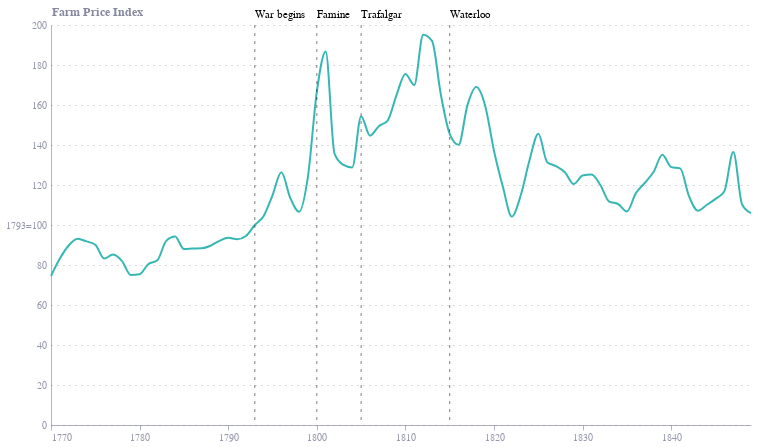

Notebook code for this chart:
### Code cell
# Index each Commodity's 1793 price to 100
#df = pd.read_csv("grain_prices.tsv", sep=" ")
df = pd.read_csv("clarke_2003_britain_prices.csv", sep=" ", encoding="utf-8")
df = df.melt(id_vars=['Year'], var_name='Commodity', value_name='value')
df_1793 = df[df['Year'] == 1793].set_index('Commodity')['value']
df = df.merge(df_1793, on='Commodity', suffixes=('', '_1793'))
df['indexed_value'] = df['value'] / df['value_1793'] * 100
df = df.dropna(subset=['indexed_value'])
df['Year'] = pd.to_datetime(df['Year'], format='%Y')

#df = df[df.Commodity.isin(['Wheat', 'Oats', 'Rye'])]
df =  df[df.Commodity.isin(['Farm_Index'])]


events = [
    {"Year": pd.to_datetime("1793"), "Label": "War begins"},
    # {"Year": pd.to_datetime("1795"), "Label": "Food riots"},
    {"Year": pd.to_datetime("1800"), "Label": "Famine"},
    {"Year": pd.to_datetime("1805"), "Label": "Trafalgar"},
    # {"Year": pd.to_datetime("1806"), "Label": "Continental System"},
    # {"Year": pd.to_datetime("1810"), "Label": "Price peak"},
    {"Year": pd.to_datetime("1815"), "Label": "Waterloo"},
    # {"Year": pd.to_datetime("1816"), "Label": "Year Without\nSummer"},
    # {"Year": pd.to_datetime("1819"), "Label": "Gold Standard debate"}
]

events = pd.DataFrame(events)
events['Label'] = events['Label'].apply(lambda x: x.split('\n'))  

rules = alt.Chart(events).mark_rule(color='rgba(0,0,0,0.5)', strokeDash=[3,5]).encode(
    x='Year:T',
    tooltip='Label:N'
)

text = alt.Chart(events).mark_text(align='left', dx=0, dy=-5, 
                                   baseline='bottom',
                                   angle=0).encode(
    x='Year:T',
    y=alt.value(0),  # Adjust vertical position
    text='Label:N'
)

line = alt.Chart(df).mark_line(
    interpolate='monotone',
    color="#36b7b4"
).encode(
    x=alt.X("Year:T", title=""),
    y=alt.Y("indexed_value:Q",
            axis=alt.Axis(
                labelExpr="(datum.value == 100 ? '1793=100' : datum.label)",
            ),
             title="Farm Price Index"),
    # color=alt.Color("Commodity:N", title="Commodity", scale=alt.Scale()),
)

chart = (line + rules + text).properties(width=700, height=400)
chart.save("clarke_2003_britain_prices.png", scale_factor=2)
chart.save("clarke_2003_britain_prices.json")
chart

### Figure 1 — Vega-Lite specification as saved in the notebook (floating-point values rounded to 4 significant figures)
{"config": {"font": "Circular Std", "mark": {"line": {"interpolate": "monotone"}}, "view": {"stroke": "transparent", "width": 400, "height": 300}, "range": {"category": ["#36B7B4", "#E6224B", "#F4C245", "#0063AF", "#00A767", "#179FDB", "#EB5C2E"], "diverging": ["#E6224B", "#E54753", "#C9C9C9", "#179FDB", "#122B39"], "heatmap": ["#C9C9C9", "#179FDB", "#0063AF", "#122B39"], "ordinal": ["#00A767", "#36B7B4", "#179FDB", "#0063AF", "#243B5A"]}, "axisX": {"domainColor": "#676A86", "domainOpacity": 0.5, "grid": false, "labelAngle": 0, "labelColor": "#676A86", "labelOpacity": 0.7, "orient": "bottom", "tickColor": "#676A86", "tickCount": 10, "tickOpacity": 0.5, "title": false, "titleAlign": "center", "titleAnchor": "middle", "titleColor": "#676A86", "titleFontSize": 12, "titleOpacity": 0.8, "titleY": -15}, "axisY": {"domainColor": "#676A86", "domainOpacity": 0.5, "gridColor": "#676A86", "gridDash": [1, 5], "gridOpacity": 0.5, "labelColor": "#676A86", "labelOpacity": 0.7, "labelPadding": 5, "tickColor": "#676A86", "tickCount": 8, "tickOpacity": 0.5, "ticks": false, "titleAlign": "left", "titleAngle": 0, "titleBaseline": "bottom", "titleColor": "#676A86", "titleFontSize": 12, "titleOpacity": 0.8, "titleX": 0, "titleY": -7}}, "layer": [{"data": {"name": "data-b96afea7182db873762d891d6aab030a"}, "mark": {"type": "line", "color": "#36b7b4", "interpolate": "monotone"}, "encoding": {"x": {"field": "Year", "title": "", "type": "temporal"}, "y": {"axis": {"labelExpr": "(datum.value == 100 ? '1793=100' : datum.label)"}, "field": "indexed_value", "title": "Farm Price Index", "type": "quantitative"}}}, {"data": {"name": "data-6445f8a205a6faa6ce926afbf8574b35"}, "mark": {"type": "rule", "color": "rgba(0,0,0,0.5)", "strokeDash": [3, 5]}, "encoding": {"tooltip": {"field": "Label", "type": "nominal"}, "x": {"field": "Year", "type": "temporal"}}}, {"data": {"name": "data-6445f8a205a6faa6ce926afbf8574b35"}, "mark": {"type": "text", "align": "left", "angle": 0, "baseline": "bottom", "dx": 0, "dy": -5}, "encoding": {"text": {"field": "Label", "type": "nominal"}, "x": {"field": "Year", "type": "temporal"}, "y": {"value": 0}}}], "height": 400, "width": 700, "$schema": "https://vega.github.io/schema/vega-lite/v5.20.1.json", "datasets": {"data-b96afea7182db873762d891d6aab030a": [{"Year": "1770-01-01T00:00:00", "Commodity": "Farm_Index", "value": 58.2, "value_1793": 78.1, "indexed_value": 74.52}, {"Year": "1771-01-01T00:00:00", "Commodity": "Farm_Index", "value": 65.0, "value_1793": 78.1, "indexed_value": 83.23}, {"Year": "1772-01-01T00:00:00", "Commodity": "Farm_Index", "value": 70.1, "value_1793": 78.1, "indexed_value": 89.76}, {"Year": "1773-01-01T00:00:00", "Commodity": "Farm_Index", "value": 72.7, "value_1793": 78.1, "indexed_value": 93.09}, {"Year": "1774-01-01T00:00:00", "Commodity": "Farm_Index", "value": 71.7, "value_1793": 78.1, "indexed_value": 91.81}, {"Year": "1775-01-01T00:00:00", "Commodity": "Farm_Index", "value": 70.4, "value_1793": 78.1, "indexed_value": 90.14}, {"Year": "1776-01-01T00:00:00", "Commodity": "Farm_Index", "value": 65.0, "value_1793": 78.1, "indexed_value": 83.23}, {"Year": "1777-01-01T00:00:00", "Commodity": "Farm_Index", "value": 66.6, "value_1793": 78.1, "indexed_value": 85.28}, {"Year": "1778-01-01T00:00:00", "Commodity": "Farm_Index", "value": 64.1, "value_1793": 78.1, "indexed_value": 82.07}, {"Year": "1779-01-01T00:00:00", "Commodity": "Farm_Index", "value": 58.6, "value_1793": 78.1, "indexed_value": 75.03}, {"Year": "1780-01-01T00:00:00", "Commodity": "Farm_Index", "value": 58.9, "value_1793": 78.1, "indexed_value": 75.42}, {"Year": "1781-01-01T00:00:00", "Commodity": "Farm_Index", "value": 62.9, "value_1793": 78.1, "indexed_value": 80.54}, {"Year": "1782-01-01T00:00:00", "Commodity": "Farm_Index", "value": 64.3, "value_1793": 78.1, "indexed_value": 82.33}, {"Year": "1783-01-01T00:00:00", "Commodity": "Farm_Index", "value": 71.9, "value_1793": 78.1, "indexed_value": 92.06}, {"Year": "1784-01-01T00:00:00", "Commodity": "Farm_Index", "value": 73.6, "value_1793": 78.1, "indexed_value": 94.24}, {"Year": "1785-01-01T00:00:00", "Commodity": "Farm_Index", "value": 68.7, "value_1793": 78.1, "indexed_value": 87.96}, {"Year": "1786-01-01T00:00:00", "Commodity": "Farm_Index", "value": 68.9, "value_1793": 78.1, "indexed_value": 88.22}, {"Year": "1787-01-01T00:00:00", "Commodity": "Farm_Index", "value": 69.0, "value_1793": 78.1, "indexed_value": 88.35}, {"Year": "1788-01-01T00:00:00", "Commodity": "Farm_Index", "value": 70.0, "value_1793": 78.1, "indexed_value": 89.63}, {"Year": "1789-01-01T00:00:00", "Commodity": "Farm_Index", "value": 71.9, "value_1793": 78.1, "indexed_value": 92.06}, {"Year": "1790-01-01T00:00:00", "Commodity": "Farm_Index", "value": 73.1, "value_1793": 78.1, "indexed_value": 93.6}, {"Year": "1791-01-01T00:00:00", "Commodity": "Farm_Index", "value": 72.5, "value_1793": 78.1, "indexed_value": 92.83}, {"Year": "1792-01-01T00:00:00", "Commodity": "Farm_Index", "value": 73.8, "value_1793": 78.1, "indexed_value": 94.49}, {"Year": "1793-01-01T00:00:00", "Commodity": "Farm_Index", "value": 78.1, "value_1793": 78.1, "indexed_value": 100.0}, {"Year": "1794-01-01T00:00:00", "Commodity": "Farm_Index", "value": 81.6, "value_1793": 78.1, "indexed_value": 104.5}, {"Year": "1795-01-01T00:00:00", "Commodity": "Farm_Index", "value": 89.7, "value_1793": 78.1, "indexed_value": 114.9}, {"Year": "1796-01-01T00:00:00", "Commodity": "Farm_Index", "value": 98.7, "value_1793": 78.1, "indexed_value": 126.4}, {"Year": "1797-01-01T00:00:00", "Commodity": "Farm_Index", "value": 88.7, "value_1793": 78.1, "indexed_value": 113.6}, {"Year": "1798-01-01T00:00:00", "Commodity": "Farm_Index", "value": 83.3, "value_1793": 78.1, "indexed_value": 106.7}, {"Year": "1799-01-01T00:00:00", "Commodity": "Farm_Index", "value": 97.1, "value_1793": 78.1, "indexed_value": 124.3}, {"Year": "1800-01-01T00:00:00", "Commodity": "Farm_Index", "value": 130.1, "value_1793": 78.1, "indexed_value": 166.6}, {"Year": "1801-01-01T00:00:00", "Commodity": "Farm_Index", "value": 145.9, "value_1793": 78.1, "indexed_value": 186.8}, {"Year": "1802-01-01T00:00:00", "Commodity": "Farm_Index", "value": 106.0, "value_1793": 78.1, "indexed_value": 135.7}, {"Year": "1803-01-01T00:00:00", "Commodity": "Farm_Index", "value": 101.6, "value_1793": 78.1, "indexed_value": 130.1}, {"Year": "1804-01-01T00:00:00", "Commodity": "Farm_Index", "value": 100.6, "value_1793": 78.1, "indexed_value": 128.8}, {"Year": "1805-01-01T00:00:00", "Commodity": "Farm_Index", "value": 120.6, "value_1793": 78.1, "indexed_value": 154.4}, {"Year": "1806-01-01T00:00:00", "Commodity": "Farm_Index", "value": 113.0, "value_1793": 78.1, "indexed_value": 144.7}, {"Year": "1807-01-01T00:00:00", "Commodity": "Farm_Index", "value": 116.7, "value_1793": 78.1, "indexed_value": 149.4}, {"Year": "1808-01-01T00:00:00", "Commodity": "Farm_Index", "value": 118.9, "value_1793": 78.1, "indexed_value": 152.2}, {"Year": "1809-01-01T00:00:00", "Commodity": "Farm_Index", "value": 128.9, "value_1793": 78.1, "indexed_value": 165.0}, {"Year": "1810-01-01T00:00:00", "Commodity": "Farm_Index", "value": 137.1, "value_1793": 78.1, "indexed_value": 175.5}, {"Year": "1811-01-01T00:00:00", "Commodity": "Farm_Index", "value": 132.8, "value_1793": 78.1, "indexed_value": 170.0}, {"Year": "1812-01-01T00:00:00", "Commodity": "Farm_Index", "value": 152.4, "value_1793": 78.1, "indexed_value": 195.1}, {"Year": "1813-01-01T00:00:00", "Commodity": "Farm_Index", "value": 150.0, "value_1793": 78.1, "indexed_value": 192.1}, {"Year": "1814-01-01T00:00:00", "Commodity": "Farm_Index", "value": 129.0, "value_1793": 78.1, "indexed_value": 165.2}, {"Year": "1815-01-01T00:00:00", "Commodity": "Farm_Index", "value": 113.7, "value_1793": 78.1, "indexed_value": 145.6}, {"Year": "1816-01-01T00:00:00", "Commodity": "Farm_Index", "value": 109.4, "value_1793": 78.1, "indexed_value": 140.1}, {"Year": "1817-01-01T00:00:00", "Commodity": "Farm_Index", "value": 124.9, "value_1793": 78.1, "indexed_value": 159.9}, {"Year": "1818-01-01T00:00:00", "Commodity": "Farm_Index", "value": 132.0, "value_1793": 78.1, "indexed_value": 169.0}, {"Year": "1819-01-01T00:00:00", "Commodity": "Farm_Index", "value": 124.7, "value_1793": 78.1, "indexed_value": 159.7}, {"Year": "1820-01-01T00:00:00", "Commodity": "Farm_Index", "value": 107.0, "value_1793": 78.1, "indexed_value": 137.0}, {"Year": "1821-01-01T00:00:00", "Commodity": "Farm_Index", "value": 93.0, "value_1793": 78.1, "indexed_value": 119.1}, {"Year": "1822-01-01T00:00:00", "Commodity": "Farm_Index", "value": 81.4, "value_1793": 78.1, "indexed_value": 104.2}, {"Year": "1823-01-01T00:00:00", "Commodity": "Farm_Index", "value": 89.5, "value_1793": 78.1, "indexed_value": 114.6}, {"Year": "1824-01-01T00:00:00", "Commodity": "Farm_Index", "value": 103.3, "value_1793": 78.1, "indexed_value": 132.3}, {"Year": "1825-01-01T00:00:00", "Commodity": "Farm_Index", "value": 113.7, "value_1793": 78.1, "indexed_value": 145.6}, {"Year": "1826-01-01T00:00:00", "Commodity": "Farm_Index", "value": 102.6, "value_1793": 78.1, "indexed_value": 131.4}, {"Year": "1827-01-01T00:00:00", "Commodity": "Farm_Index", "value": 101.1, "value_1793": 78.1, "indexed_value": 129.4}, {"Year": "1828-01-01T00:00:00", "Commodity": "Farm_Index", "value": 98.7, "value_1793": 78.1, "indexed_value": 126.4}, {"Year": "1829-01-01T00:00:00", "Commodity": "Farm_Index", "value": 94.1, "value_1793": 78.1, "indexed_value": 120.5}, {"Year": "1830-01-01T00:00:00", "Commodity": "Farm_Index", "value": 97.4, "value_1793": 78.1, "indexed_value": 124.7}, {"Year": "1831-01-01T00:00:00", "Commodity": "Farm_Index", "value": 97.8, "value_1793": 78.1, "indexed_value": 125.2}, {"Year": "1832-01-01T00:00:00", "Commodity": "Farm_Index", "value": 93.7, "value_1793": 78.1, "indexed_value": 120.0}, {"Year": "1833-01-01T00:00:00", "Commodity": "Farm_Index", "value": 87.2, "value_1793": 78.1, "indexed_value": 111.7}, {"Year": "1834-01-01T00:00:00", "Commodity": "Farm_Index", "value": 86.3, "value_1793": 78.1, "indexed_value": 110.5}, {"Year": "1835-01-01T00:00:00", "Commodity": "Farm_Index", "value": 83.4, "value_1793": 78.1, "indexed_value": 106.8}, {"Year": "1836-01-01T00:00:00", "Commodity": "Farm_Index", "value": 90.5, "value_1793": 78.1, "indexed_value": 115.9}, {"Year": "1837-01-01T00:00:00", "Commodity": "Farm_Index", "value": 94.5, "value_1793": 78.1, "indexed_value": 121.0}, {"Year": "1838-01-01T00:00:00", "Commodity": "Farm_Index", "value": 98.8, "value_1793": 78.1, "indexed_value": 126.5}, {"Year": "1839-01-01T00:00:00", "Commodity": "Farm_Index", "value": 105.5, "value_1793": 78.1, "indexed_value": 135.1}, {"Year": "1840-01-01T00:00:00", "Commodity": "Farm_Index", "value": 100.7, "value_1793": 78.1, "indexed_value": 128.9}, {"Year": "1841-01-01T00:00:00", "Commodity": "Farm_Index", "value": 100.2, "value_1793": 78.1, "indexed_value": 128.3}, {"Year": "1842-01-01T00:00:00", "Commodity": "Farm_Index", "value": 89.4, "value_1793": 78.1, "indexed_value": 114.5}, {"Year": "1843-01-01T00:00:00", "Commodity": "Farm_Index", "value": 83.7, "value_1793": 78.1, "indexed_value": 107.2}, {"Year": "1844-01-01T00:00:00", "Commodity": "Farm_Index", "value": 85.9, "value_1793": 78.1, "indexed_value": 110.0}, {"Year": "1845-01-01T00:00:00", "Commodity": "Farm_Index", "value": 88.3, "value_1793": 78.1, "indexed_value": 113.1}, {"Year": "1846-01-01T00:00:00", "Commodity": "Farm_Index", "value": 91.3, "value_1793": 78.1, "indexed_value": 116.9}, {"Year": "1847-01-01T00:00:00", "Commodity": "Farm_Index", "value": 106.6, "value_1793": 78.1, "indexed_value": 136.5}, {"Year": "1848-01-01T00:00:00", "Commodity": "Farm_Index", "value": 86.1, "value_1793": 78.1, "indexed_value": 110.2}, {"Year": "1849-01-01T00:00:00", "Commodity": "Farm_Index", "value": 82.7, "value_1793": 78.1, "indexed_value": 105.9}], "data-6445f8a205a6faa6ce926afbf8574b35": [{"Year": "1793-01-01T00:00:00", "Label": ["War begins"]}, {"Year": "1800-01-01T00:00:00", "Label": ["Famine"]}, {"Year": "1805-01-01T00:00:00", "Label": ["Trafalgar"]}, {"Year": "1815-01-01T00:00:00", "Label": ["Waterloo"]}]}}
